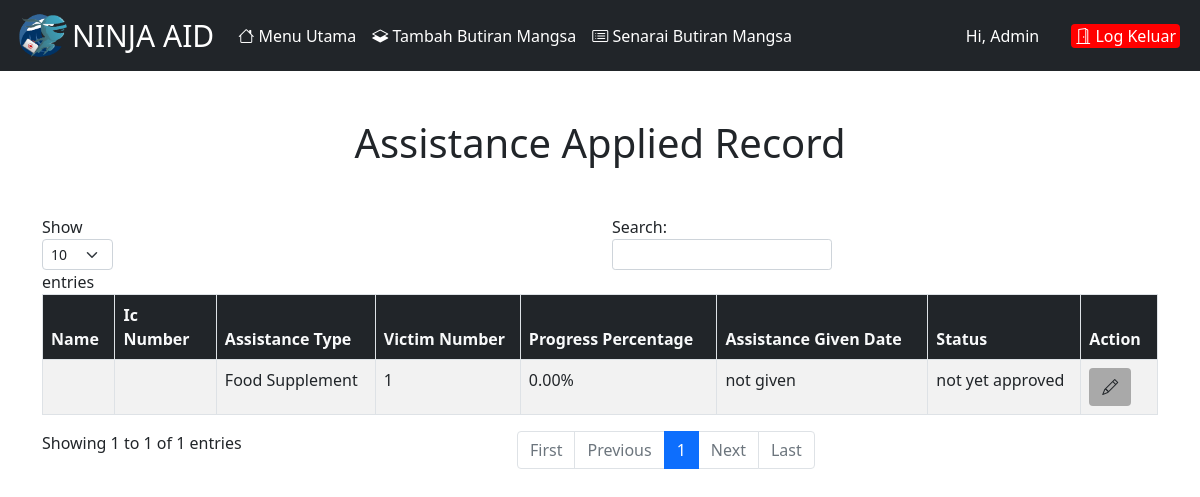
Page /assistance/applicationrecord/2 (signed in) on the earlier database version.
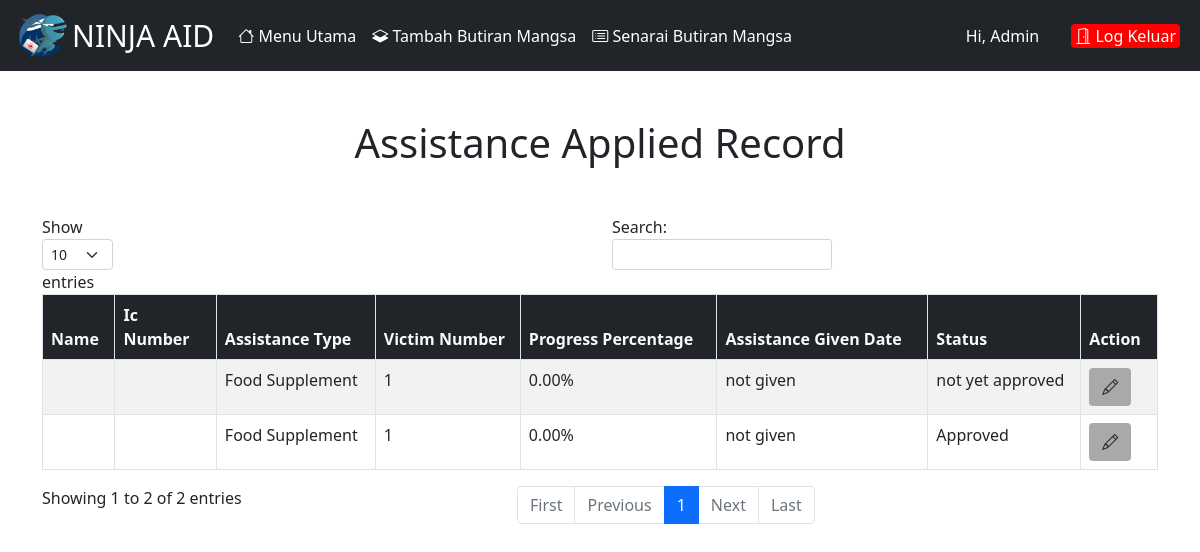
Same page on the later database version.
### assistance_app/models.py (models this page shows)
class Assistance(models.Model):
    name = models.CharField(max_length=255, verbose_name='Name', null=True, blank=True)
    ic = models.CharField(max_length=255, verbose_name='Ic', default="")
    remark = models.TextField(verbose_name='Remark', null=True, blank=True)
    progress_percentage = models.DecimalField(max_digits=3, decimal_places=2, verbose_name='Progress Percentage', null=True, blank=True, default='0.0')
    victim_number = models.IntegerField(verbose_name='Victim Number')
    is_approved = models.BooleanField(verbose_name='Is Approved', default=False)
    victim = models.ForeignKey(Victim, on_delete=models.CASCADE, null=True, related_name='assistance_list')
    assistance_type = models.ForeignKey(AssistanceType, on_delete=models.CASCADE, related_name='assistance_type')
    assistance_given_date = models.DateField(verbose_name='Assistance Given Date', null=True)
    created_at = models.DateTimeField(auto_now_add=True, verbose_name='Created at')
    updated_at = models.DateTimeField(auto_now_add=True, verbose_name='Updated at')

class AssistanceType(models.Model):
    name = models.CharField(max_length=255, verbose_name='Name')
    description = models.TextField(verbose_name='Description')
    created_at = models.DateTimeField(auto_now_add=True, verbose_name='Created at')
    updated_at = models.DateTimeField(auto_now_add=True, verbose_name='Updated at')
    def __str__(self):
        return self.name

### assistance_app/views.py (the view)
# urls.py: path("applicationrecord/<int:id>", views.list_assistance_type, name='list_assistance_type'),
@login_required(login_url='/login')
def list_assistance_type(request, id):
    assistances = Victim.objects.get(id=id).assistance_list.all()
    return render(request, 'assistance_app/list.html', {'assistances': assistances})

### assistance_app/templates/assistance_app/list.html (shortened to what this page needs)
{% extends 'base1.html' %}
{% block content %}
    <div class="container">
        <h1 class="mt-5 text-center"> Assistance Applied Record </h1>
        <div class="row mt-5">
            <div class="col-12">
                <table id="example" class="table table-bordered table-striped table-hover ">
                  <thead class="bg-dark text-light">
                    <tr>
                        <th scope="col">Name</th>
                        <th scope="col">Ic Number</th>
                        <th scope="col">Assistance Type</th>
                        <th scope="col">Victim Number</th>
                        <th scope="col">Progress Percentage</th>
                        <th scope="col">Assistance Given Date</th>
                        <th scope="col">Status</th>
                        <th scope="col">Action</th>
                    </tr>
                  </thead>
                  <tbody>
                    {% for assistance in assistances %}
                        <tr>
                            <td>{{ assistance.user.first_name }} {{ assistance.user.last_name }}</td>
                            <td>{{ assistance.user.ic }}</td>
                            <td>{{ assistance.assistance_type }}</td>
                            <td>{{ assistance.victim_number }}</td>
                            <td>{{ assistance.progress_percentage }}%</td>
                            <td>{% if  not assistance.assistance_given_date  %}
                                    not given
                                {% else %}
                                    {{ assistance.assistance_given_date }}
                                {% endif %}
                            </td>
                            <td>
                                {% if assistance.is_approved  %}
                                Approved
                                {% else %}
                                not yet approved
                                {% endif %}
                            </td>
                            <td><a href="{% url "edit_assistance_type" assistance.id %}"><button class="btn" type="button" style="background-color: darkgrey"><i class="bi bi-pencil"></i></button></a></td>
                        </tr>
                    {% endfor%}
                  </tbody>
                </table>
            </div>
        </div>
    </div>
{% endblock  %}

Differences in the rows shown:
added Assistance: assistance_type "Food Supplement", victim_number "1", progress_percentage "0.00", shows "not given", is_approved "Approved"
Other differences:
text written by a page script: "Show entries Search: Showing 1 to 1 of 1 entries First Previous 1 Next Last" → "Show entries Search: Showing 1 to 2 of 2 entries First Previous 1 Next Last"
